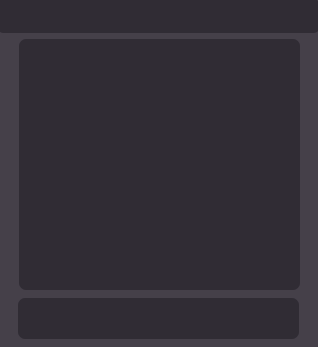
<?xml version="1.0" encoding="UTF-8"?>
<ui version="4.0">
 <class>MainWindow</class>
 <widget class="QMainWindow" name="MainWindow">
  <property name="geometry">
   <rect>
    <x>0</x>
    <y>0</y>
    <width>318</width>
    <height>347</height>
   </rect>
  </property>
  <property name="windowTitle">
   <string>MainWindow</string>
  </property>
  <widget class="QWidget" name="centralwidget">
   <property name="styleSheet">
    <string notr="true">*{
color: #000;
border: none;
}

#toolWidget{
background-color: #302c34;
border-radius: 7px;
}

#listWidget{
background-color: #302c34;
border-radius: 7px;
}

#backgroundWidget{
background-color: #454049;
}

#headWidget{
background-color: #302c34;
border-radius: 5px;
}</string>
   </property>
   <widget class="QWidget" name="backgroundWidget" native="true">
    <property name="geometry">
     <rect>
      <x>-1</x>
      <y>-1</y>
      <width>351</width>
      <height>351</height>
     </rect>
    </property>
    <widget class="QWidget" name="toolWidget" native="true">
     <property name="geometry">
      <rect>
       <x>19</x>
       <y>299</y>
       <width>281</width>
       <height>41</height>
      </rect>
     </property>
     <layout class="QHBoxLayout" name="horizontalLayout">
      <property name="spacing">
       <number>0</number>
      </property>
      <property name="leftMargin">
       <number>0</number>
      </property>
      <property name="topMargin">
       <number>0</number>
      </property>
      <property name="rightMargin">
       <number>0</number>
      </property>
      <property name="bottomMargin">
       <number>0</number>
      </property>
      <item>
       <widget class="QPushButton" name="backMusicButton">
        <property name="icon">
         <iconset resource="icons/resources.qrc">
          <normaloff>:/white icons/white/arrow-left-circle.svg</normaloff>:/white icons/white/arrow-left-circle.svg</iconset>
        </property>
        <property name="iconSize">
         <size>
          <width>22</width>
          <height>22</height>
         </size>
        </property>
        <property name="flat">
         <bool>true</bool>
        </property>
       </widget>
      </item>
      <item>
       <widget class="QPushButton" name="playMusicButton">
        <property name="icon">
         <iconset resource="icons/resources.qrc">
          <normaloff>:/white icons/white/play-circle.svg</normaloff>:/white icons/white/play-circle.svg</iconset>
        </property>
        <property name="iconSize">
         <size>
          <width>24</width>
          <height>24</height>
         </size>
        </property>
       </widget>
      </item>
      <item>
       <widget class="QPushButton" name="nextMusicButton">
        <property name="icon">
         <iconset resource="icons/resources.qrc">
          <normaloff>:/white icons/white/arrow-right-circle.svg</normaloff>:/white icons/white/arrow-right-circle.svg</iconset>
        </property>
        <property name="iconSize">
         <size>
          <width>22</width>
          <height>22</height>
         </size>
        </property>
        <property name="flat">
         <bool>true</bool>
        </property>
       </widget>
      </item>
      <item>
       <widget class="QPushButton" name="pushButton_4">
        <property name="icon">
         <iconset resource="icons/resources.qrc">
          <normaloff>:/white icons/white/shuffle.svg</normaloff>:/white icons/white/shuffle.svg</iconset>
        </property>
        <property name="iconSize">
         <size>
          <width>20</width>
          <height>20</height>
         </size>
        </property>
        <property name="flat">
         <bool>true</bool>
        </property>
       </widget>
      </item>
      <item>
       <widget class="QPushButton" name="pushButton_5">
        <property name="icon">
         <iconset resource="icons/resources.qrc">
          <normaloff>:/white icons/white/folder.svg</normaloff>:/white icons/white/folder.svg</iconset>
        </property>
        <property name="iconSize">
         <size>
          <width>20</width>
          <height>20</height>
         </size>
        </property>
        <property name="flat">
         <bool>true</bool>
        </property>
       </widget>
      </item>
     </layout>
    </widget>
    <widget class="QListWidget" name="listWidget">
     <property name="geometry">
      <rect>
       <x>20</x>
       <y>40</y>
       <width>281</width>
       <height>251</height>
      </rect>
     </property>
    </widget>
    <widget class="QWidget" name="headWidget" native="true">
     <property name="geometry">
      <rect>
       <x>-1</x>
       <y>0</y>
       <width>321</width>
       <height>34</height>
      </rect>
     </property>
     <layout class="QHBoxLayout" name="horizontalLayout_2">
      <property name="spacing">
       <number>0</number>
      </property>
      <property name="leftMargin">
       <number>235</number>
      </property>
      <property name="topMargin">
       <number>0</number>
      </property>
      <property name="rightMargin">
       <number>0</number>
      </property>
      <property name="bottomMargin">
       <number>0</number>
      </property>
      <item>
       <widget class="QPushButton" name="powerButton">
        <property name="icon">
         <iconset resource="icons/resources.qrc">
          <normaloff>:/white icons/white/power.svg</normaloff>:/white icons/white/power.svg</iconset>
        </property>
        <property name="iconSize">
         <size>
          <width>20</width>
          <height>20</height>
         </size>
        </property>
       </widget>
      </item>
      <item>
       <widget class="QPushButton" name="collapseButton">
        <property name="icon">
         <iconset resource="icons/resources.qrc">
          <normaloff>:/white icons/white/minus-circle.svg</normaloff>:/white icons/white/minus-circle.svg</iconset>
        </property>
        <property name="iconSize">
         <size>
          <width>20</width>
          <height>20</height>
         </size>
        </property>
        <property name="flat">
         <bool>true</bool>
        </property>
       </widget>
      </item>
      <item>
       <widget class="QPushButton" name="closeButton">
        <property name="icon">
         <iconset resource="icons/resources.qrc">
          <normaloff>:/white icons/white/x-circle.svg</normaloff>:/white icons/white/x-circle.svg</iconset>
        </property>
        <property name="iconSize">
         <size>
          <width>20</width>
          <height>20</height>
         </size>
        </property>
        <property name="flat">
         <bool>true</bool>
        </property>
       </widget>
      </item>
     </layout>
    </widget>
   </widget>
  </widget>
 </widget>
 <resources>
  <include location="icons/resources.qrc"/>
 </resources>
 <connections/>
</ui>
